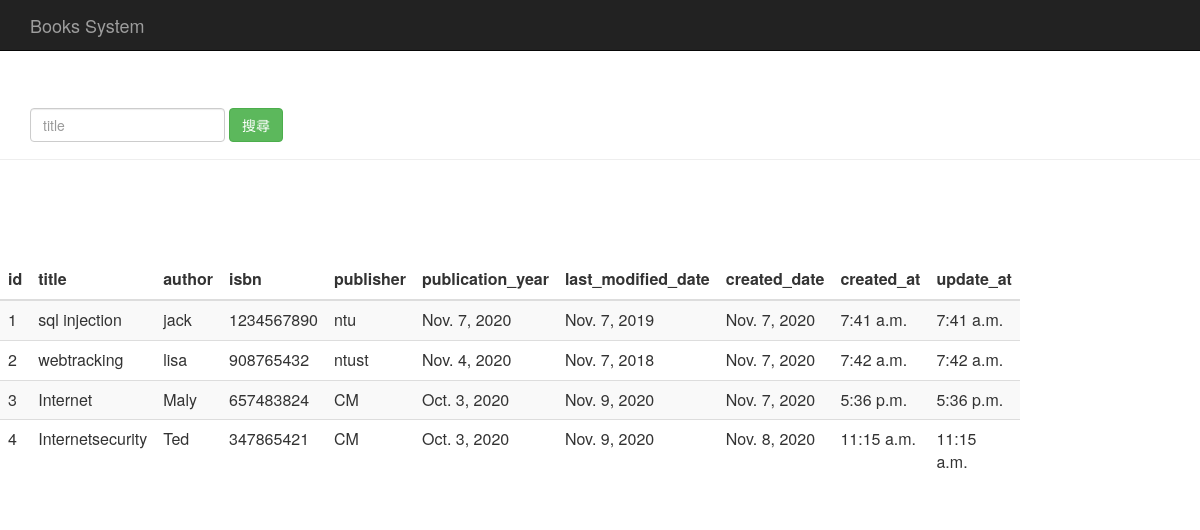
The app's page /index/ with its own data.
### bksystem/models.py (models this page shows, shortened)
class books(models.Model):
    title=models.CharField(max_length=255)
    author=models.CharField(max_length=255)
    isbn=models.CharField(max_length=255)
    publisher=models.CharField(max_length=255)
    publication_year=models.DateField('publication year')  #出版日期
    last_modified_date=models.DateField('last modified date')   #修改日期
    created_date=models.DateField(auto_now=True)
    created_at=models.TimeField(auto_now=True)  #發建立時間  (自動獲取目前時間)
    update_at=models.TimeField(auto_now=True)  #發建立時間  (自動獲取目前時間)

### bksystem/views.py (the view)
# urls.py: path('index/', views.index),
def index(request):
    book_list=books.objects.all()
    return render(request,"index.html",{"books":book_list})    #指向要求的網頁

### bksystem/templates/index.html (shortened to what this page needs)
<html lang="zh-TW">
    <head>
        {% load bootstrap3 %}
        {% bootstrap_css %}
    </head>
    <body role="document">
        <nav class="navbar navbar-inverse navbar-fixed-top">
            <div class="container">
                <div class="navbar-header">
                    <a class="navbar-brand" href="#">Books System</a>
                </div>
            </div>
        </nav>
         <div class="page-header" style="padding-top:60px;">
            <div id="navbar" class="navbar-collapse collapse">
                <form class="navbar-form" method="get" action="/search_title/">
                    <div class="form-group">
                        <input name="title" type="text" placeholder="title" class="form-control">
                    </div>
                    <button type="submit" class="btn btn-success">搜尋</button>
                </form>
            </div>
        </div>
        <div class="row" style="padding-top:80px;">
            <div class="col-md-6">
                <table class="table table-striped">
                    <thead>
                        <tr>
                            <th>id</th><th>title</th><th>author</th><th>isbn</th><th>publisher</th><th>publication_year</th><th>last_modified_date</th><th>created_date</th><th>created_at</th><th>update_at</th>
                        </tr>
                    </thead>
                    <tbody>
                        {% for book in books %}
                        <tr>
                            <td>{{book.id}}</td>
                            <td>{{book.title}}</td>
                            <td>{{book.author}}</td>
                            <td>{{book.isbn}}</td>
                            <td>{{book.publisher}}</td>
                            <td>{{book.publication_year}}</td>
                            <td>{{book.last_modified_date}}</td>
                            <td>{{book.created_date}}</td>
                            <td>{{book.created_at}}</td>
                            <td>{{book.update_at}}</td>
                        </tr>
                        {% endfor %}
                    </tbody>
                </table>
            </div>
        </div>
    </body>
</html>

### records on screen
books: id "1", title "sql injection", author "jack", isbn "1234567890", publisher "ntu", publication_year "Nov. 7, 2020", last_modified_date "Nov. 7, 2019", created_date "Nov. 7, 2020", created_at "7:41 a.m.", update_at "7:41 a.m."
books: id "2", title "webtracking", author "lisa", isbn "908765432", publisher "ntust", publication_year "Nov. 4, 2020", last_modified_date "Nov. 7, 2018", created_date "Nov. 7, 2020", created_at "7:42 a.m.", update_at "7:42 a.m."
books: id "3", title "Internet", author "Maly", isbn "657483824", publisher "CM", publication_year "Oct. 3, 2020", last_modified_date "Nov. 9, 2020", created_date "Nov. 7, 2020", created_at "5:36 p.m.", update_at "5:36 p.m."
books: id "4", title "Internetsecurity", author "Ted", isbn "347865421", publisher "CM", publication_year "Oct. 3, 2020", last_modified_date "Nov. 9, 2020", created_date "Nov. 8, 2020", created_at "11:15 a.m.", update_at "11:15 a.m."
